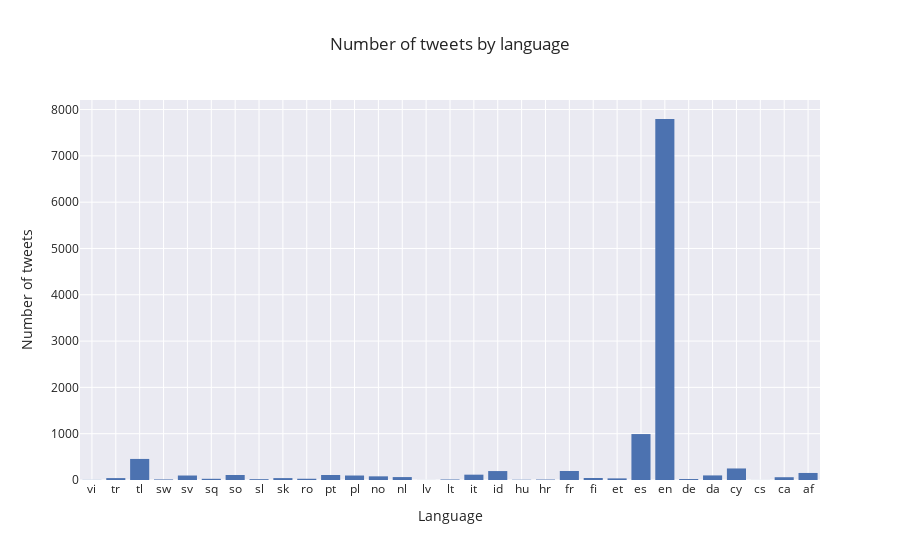

The cell this chart's notebook holds for it:
### Code cell
# Plot a histogram of tweet language
fig = px.histogram(trn_data, title='Number of tweets by language', x='language', template='seaborn')
fig.update_xaxes(title='Language', categoryorder='category descending')
fig.update_yaxes(title='Number of tweets')
fig.show()

### Figure 1 — Plotly figure (JSON) as saved in the notebook; plotly's stock layout.template omitted (floating-point values rounded to 4 significant figures; data arrays with more than 128 entries replaced by an {"elided": "..."} marker saying what was removed)
{"data": [{"alignmentgroup": "True", "bingroup": "x", "hovertemplate": "language=%{x}<br>count=%{y}<extra></extra>", "legendgroup": "", "marker": {"color": "rgb(76,114,176)", "pattern": {"shape": ""}}, "name": "", "offsetgroup": "", "orientation": "v", "showlegend": false, "type": "histogram", "x": {"elided": "11154 str values"}, "xaxis": "x", "yaxis": "y"}], "layout": {"barmode": "relative", "legend": {"tracegroupgap": 0}, "title": {"text": "Number of tweets by language"}, "xaxis": {"anchor": "y", "categoryorder": "category descending", "domain": [0, 1], "title": {"text": "Language"}}, "yaxis": {"anchor": "x", "domain": [0, 1], "title": {"text": "Number of tweets"}}}}
